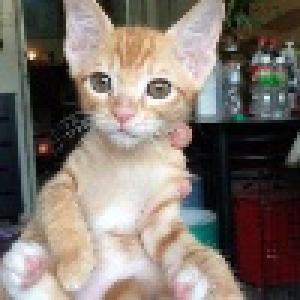
#> input picture 0/000c21f80-1.jpg, 100 x 100 px (shown 3 times larger); its folder holds 4 pictures in this run
$ python crop0.py
#> lines starting #> are read from the running program, lines starting #| are printed output that depends on the picture
import cv2
import os

allpics = [p for p in os.listdir('.') if p.endswith('.jpg')]
count = 0
for p in allpics:
    img = cv2.imread(p)
#> img is the input picture: shape (100, 100, 3); mean B, G, R 108.9, 116.7, 125.9
    img = cv2.resize(img, (0,0), fx=0.3, fy=0.3)
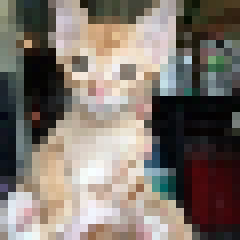
#> img: shape (30, 30, 3) (shown 8 times larger); mean B, G, R 108.6, 116.5, 125.7
    xc = int(img.shape[1]/2)
#> xc = 15
    yc = int(img.shape[0]/2)
#> yc = 15
    halfsize = 50
    crop_img = img[yc-halfsize:yc+halfsize,xc-halfsize:xc+halfsize]
    #crop_img = cv2.resize(crop_img, (0,0), fx=0.2, fy=0.2)
    cv2.imwrite('0/'+p,crop_img)
    count+=1
    print('{} % complete...'.format(round(count/len(allpics)*100,2)))
#> pass 2 of the loop `for p in allpics:`:
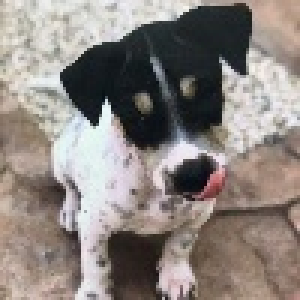
#> input picture 0/00e0930c4-1.jpg, 100 x 100 px (shown 3 times larger)
#> img is the input picture: shape (100, 100, 3); mean B, G, R 127.4, 132, 139.8
#> `img = cv2.resize(img, (0,0), fx=0.3, fy=0.3)`:
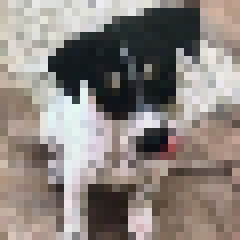
#> img: shape (30, 30, 3) (shown 8 times larger); mean B, G, R 127, 131.5, 139.4
#> pass 3 of the loop `for p in allpics:`:
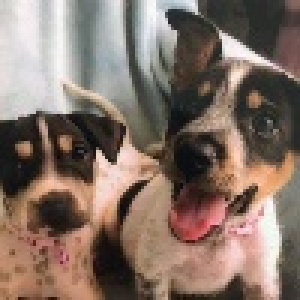
#> input picture 0/00e0930c4-2.jpg, 100 x 100 px (shown 3 times larger)
#> img is the input picture: shape (100, 100, 3); mean B, G, R 103.5, 114, 132.4
#> `img = cv2.resize(img, (0,0), fx=0.3, fy=0.3)`:
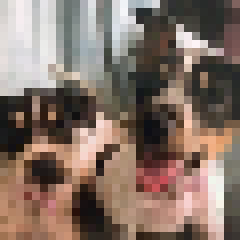
#> img: shape (30, 30, 3) (shown 8 times larger); mean B, G, R 103.4, 113.8, 132.3
#> the loop made 4 passes; the first 3 are shown

    # cv2.imshow("cropped", crop_img)
    # cv2.waitKey(0)
